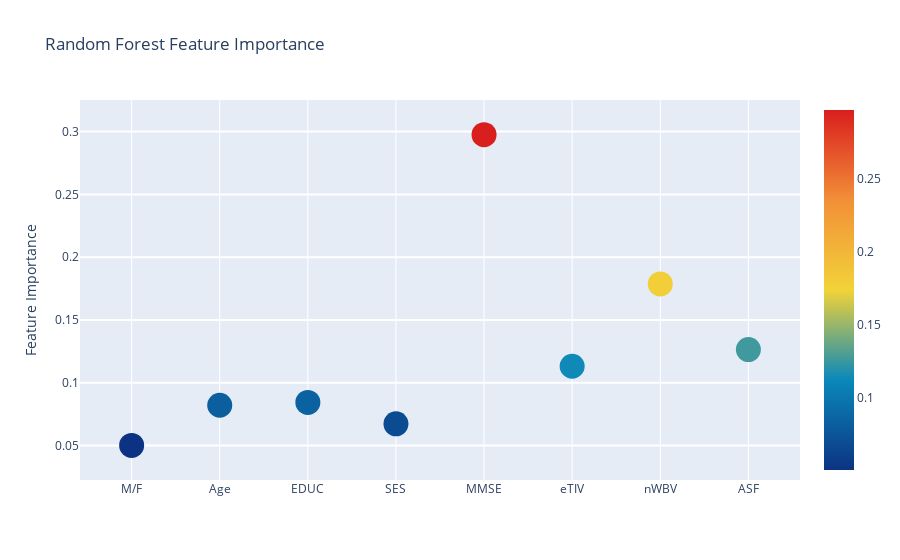
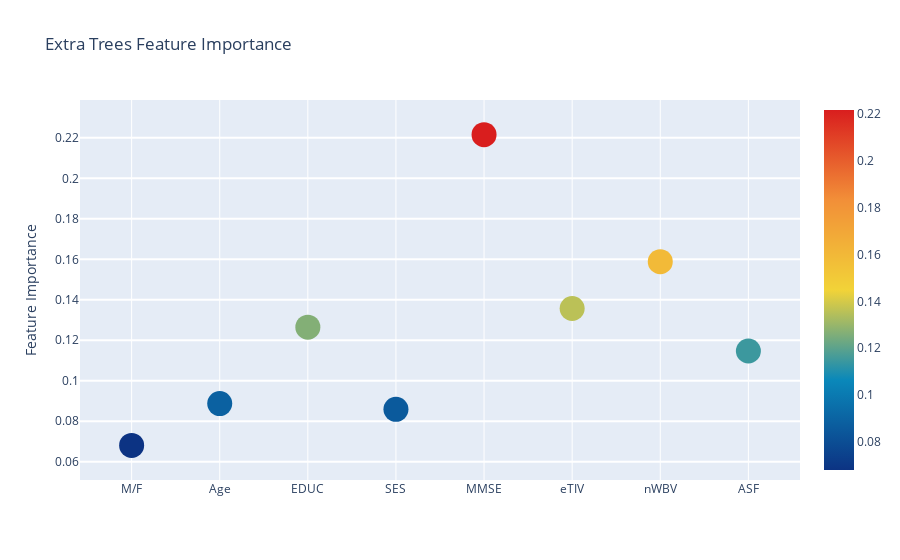
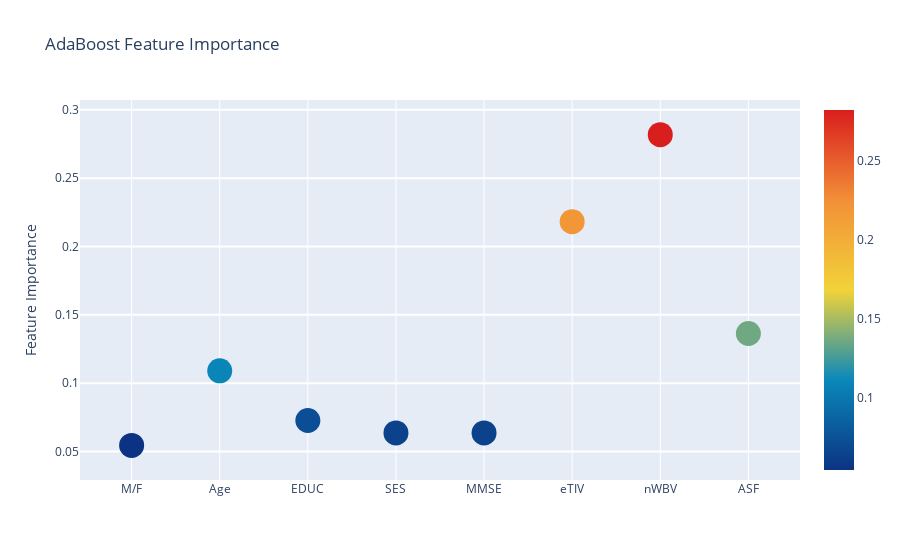
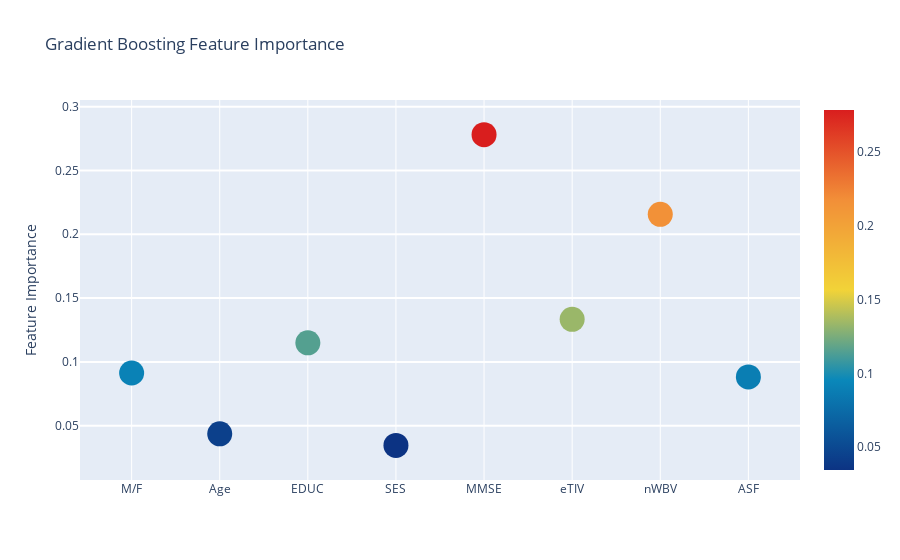

The cell these charts' notebook holds for them, in order:
### Markdown cell above
## Graphics:

### Code cell
# Scatter plot 
trace = go.Scatter(
    y = feature_dataframe['Random Forest feature importances'].values,
    x = feature_dataframe['features'].values,
    mode='markers',
    marker=dict(
        sizemode = 'diameter',
        sizeref = 1,
        size = 25,
#       size= feature_dataframe['AdaBoost feature importances'].values,
        #color = np.random.randn(500), #set color equal to a variable
        color = feature_dataframe['Random Forest feature importances'].values,
        colorscale='Portland',
        showscale=True
    ),
    text = feature_dataframe['features'].values
)
data = [trace]

layout= go.Layout(
    autosize= True,
    title= 'Random Forest Feature Importance',
    hovermode= 'closest',
#     xaxis= dict(
#         title= 'Pop',
#         ticklen= 5,
#         zeroline= False,
#         gridwidth= 2,
#     ),
    yaxis=dict(
        title= 'Feature Importance',
        ticklen= 5,
        gridwidth= 2
    ),
    showlegend= False
)
fig = go.Figure(data=data, layout=layout)
py.iplot(fig,filename='scatter2010')

# Scatter plot 
trace = go.Scatter(
    y = feature_dataframe['Extra Trees  feature importances'].values,
    x = feature_dataframe['features'].values,
    mode='markers',
    marker=dict(
        sizemode = 'diameter',
        sizeref = 1,
        size = 25,
#       size= feature_dataframe['AdaBoost feature importances'].values,
        #color = np.random.randn(500), #set color equal to a variable
        color = feature_dataframe['Extra Trees  feature importances'].values,
        colorscale='Portland',
        showscale=True
    ),
    text = feature_dataframe['features'].values
)
data = [trace]

layout= go.Layout(
    autosize= True,
    title= 'Extra Trees Feature Importance',
    hovermode= 'closest',
#     xaxis= dict(
#         title= 'Pop',
#         ticklen= 5,
#         zeroline= False,
#         gridwidth= 2,
#     ),
    yaxis=dict(
        title= 'Feature Importance',
        ticklen= 5,
        gridwidth= 2
    ),
    showlegend= False
)
fig = go.Figure(data=data, layout=layout)
py.iplot(fig,filename='scatter2010')

# Scatter plot 
trace = go.Scatter(
    y = feature_dataframe['AdaBoost feature importances'].values,
    x = feature_dataframe['features'].values,
    mode='markers',
    marker=dict(
        sizemode = 'diameter',
        sizeref = 1,
        size = 25,
#       size= feature_dataframe['AdaBoost feature importances'].values,
        #color = np.random.randn(500), #set color equal to a variable
        color = feature_dataframe['AdaBoost feature importances'].values,
        colorscale='Portland',
        showscale=True
    ),
    text = feature_dataframe['features'].values
)
data = [trace]

layout= go.Layout(
    autosize= True,
    title= 'AdaBoost Feature Importance',
    hovermode= 'closest',
#     xaxis= dict(
#         title= 'Pop',
#         ticklen= 5,
#         zeroline= False,
#         gridwidth= 2,
#     ),
    yaxis=dict(
        title= 'Feature Importance',
        ticklen= 5,
        gridwidth= 2
    ),
    showlegend= False
)
fig = go.Figure(data=data, layout=layout)
py.iplot(fig,filename='scatter2010')

# Scatter plot 
trace = go.Scatter(
    y = feature_dataframe['Gradient Boost feature importances'].values,
    x = feature_dataframe['features'].values,
    mode='markers',
    marker=dict(
        sizemode = 'diameter',
        sizeref = 1,
        size = 25,
#       size= feature_dataframe['AdaBoost feature importances'].values,
        #color = np.random.randn(500), #set color equal to a variable
        color = feature_dataframe['Gradient Boost feature importances'].values,
        colorscale='Portland',
        showscale=True
    ),
    text = feature_dataframe['features'].values
)
data = [trace]

layout= go.Layout(
    autosize= True,
    title= 'Gradient Boosting Feature Importance',
    hovermode= 'closest',
#     xaxis= dict(
#         title= 'Pop',
#         ticklen= 5,
#         zeroline= False,
#         gridwidth= 2,
#     ),
    yaxis=dict(
        title= 'Feature Importance',
        ticklen= 5,
        gridwidth= 2
    ),
    showlegend= False
)
fig = go.Figure(data=data, layout=layout)
py.iplot(fig,filename='scatter2010')

trace = go.Scatter(
    y = feature_dataframe['Xgboost feature importances'].values,
    x = feature_dataframe['features'].values,
    mode='markers',
    marker=dict(
        sizemode = 'diameter',
        sizeref = 1,
        size = 25,
#       size= feature_dataframe['AdaBoost feature importances'].values,
        #color = np.random.randn(500), #set color equal to a variable
        color = feature_dataframe['Xgboost feature importances'].values,
        colorscale='Portland',
        showscale=True
    ),
    text = feature_dataframe['features'].values
)
data = [trace]

layout= go.Layout(
    autosize= True,
    title= 'XgboostFeature Importance',
    hovermode= 'closest',
#     xaxis= dict(
#         title= 'Pop',
#         ticklen= 5,
#         zeroline= False,
#         gridwidth= 2,
#     ),
    yaxis=dict(
        title= 'Feature Importance',
        ticklen= 5,
        gridwidth= 2
    ),
    showlegend= False
)
fig = go.Figure(data=data, layout=layout)
py.iplot(fig,filename='scatter2010')

### Figure 1 — Plotly figure (JSON) as saved in the notebook; plotly's stock layout.template omitted (floating-point values rounded to 4 significant figures)
{"data": [{"marker": {"color": [0.0502, 0.08213, 0.0844, 0.06737, 0.2976, 0.1132, 0.1787, 0.1264], "colorscale": [[0, "rgb(12,51,131)"], [0.25, "rgb(10,136,186)"], [0.5, "rgb(242,211,56)"], [0.75, "rgb(242,143,56)"], [1, "rgb(217,30,30)"]], "showscale": true, "size": 25, "sizemode": "diameter", "sizeref": 1}, "mode": "markers", "text": ["M/F", "Age", "EDUC", "SES", "MMSE", "eTIV", "nWBV", "ASF"], "type": "scatter", "x": ["M/F", "Age", "EDUC", "SES", "MMSE", "eTIV", "nWBV", "ASF"], "y": [0.0502, 0.08213, 0.0844, 0.06737, 0.2976, 0.1132, 0.1787, 0.1264]}], "layout": {"autosize": true, "hovermode": "closest", "showlegend": false, "title": {"text": "Random Forest Feature Importance"}, "yaxis": {"gridwidth": 2, "ticklen": 5, "title": {"text": "Feature Importance"}}}}

### Figure 2 — Plotly figure (JSON) as saved in the notebook; plotly's stock layout.template omitted (floating-point values rounded to 4 significant figures)
{"data": [{"marker": {"color": [0.06808, 0.08873, 0.1265, 0.08587, 0.2216, 0.1357, 0.1588, 0.1147], "colorscale": [[0, "rgb(12,51,131)"], [0.25, "rgb(10,136,186)"], [0.5, "rgb(242,211,56)"], [0.75, "rgb(242,143,56)"], [1, "rgb(217,30,30)"]], "showscale": true, "size": 25, "sizemode": "diameter", "sizeref": 1}, "mode": "markers", "text": ["M/F", "Age", "EDUC", "SES", "MMSE", "eTIV", "nWBV", "ASF"], "type": "scatter", "x": ["M/F", "Age", "EDUC", "SES", "MMSE", "eTIV", "nWBV", "ASF"], "y": [0.06808, 0.08873, 0.1265, 0.08587, 0.2216, 0.1357, 0.1588, 0.1147]}], "layout": {"autosize": true, "hovermode": "closest", "showlegend": false, "title": {"text": "Extra Trees Feature Importance"}, "yaxis": {"gridwidth": 2, "ticklen": 5, "title": {"text": "Feature Importance"}}}}

### Figure 3 — Plotly figure (JSON) as saved in the notebook; plotly's stock layout.template omitted (floating-point values rounded to 4 significant figures)
{"data": [{"marker": {"color": [0.05455, 0.1091, 0.07273, 0.06364, 0.06364, 0.2182, 0.2818, 0.1364], "colorscale": [[0, "rgb(12,51,131)"], [0.25, "rgb(10,136,186)"], [0.5, "rgb(242,211,56)"], [0.75, "rgb(242,143,56)"], [1, "rgb(217,30,30)"]], "showscale": true, "size": 25, "sizemode": "diameter", "sizeref": 1}, "mode": "markers", "text": ["M/F", "Age", "EDUC", "SES", "MMSE", "eTIV", "nWBV", "ASF"], "type": "scatter", "x": ["M/F", "Age", "EDUC", "SES", "MMSE", "eTIV", "nWBV", "ASF"], "y": [0.05455, 0.1091, 0.07273, 0.06364, 0.06364, 0.2182, 0.2818, 0.1364]}], "layout": {"autosize": true, "hovermode": "closest", "showlegend": false, "title": {"text": "AdaBoost Feature Importance"}, "yaxis": {"gridwidth": 2, "ticklen": 5, "title": {"text": "Feature Importance"}}}}

### Figure 4 — Plotly figure (JSON) as saved in the notebook; plotly's stock layout.template omitted (floating-point values rounded to 4 significant figures)
{"data": [{"marker": {"color": [0.09135, 0.04366, 0.115, 0.03463, 0.2781, 0.1334, 0.2156, 0.08828], "colorscale": [[0, "rgb(12,51,131)"], [0.25, "rgb(10,136,186)"], [0.5, "rgb(242,211,56)"], [0.75, "rgb(242,143,56)"], [1, "rgb(217,30,30)"]], "showscale": true, "size": 25, "sizemode": "diameter", "sizeref": 1}, "mode": "markers", "text": ["M/F", "Age", "EDUC", "SES", "MMSE", "eTIV", "nWBV", "ASF"], "type": "scatter", "x": ["M/F", "Age", "EDUC", "SES", "MMSE", "eTIV", "nWBV", "ASF"], "y": [0.09135, 0.04366, 0.115, 0.03463, 0.2781, 0.1334, 0.2156, 0.08828]}], "layout": {"autosize": true, "hovermode": "closest", "showlegend": false, "title": {"text": "Gradient Boosting Feature Importance"}, "yaxis": {"gridwidth": 2, "ticklen": 5, "title": {"text": "Feature Importance"}}}}
